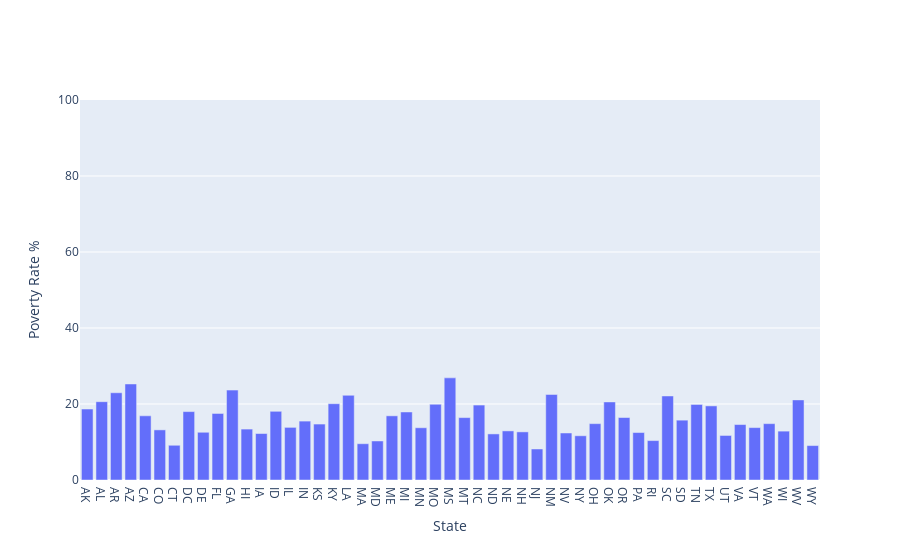

Notebook code cell kept with this figure:
### Markdown cell above
# Chart the Poverty Rate in each US State

Create a bar chart that ranks the poverty rate from highest to lowest by US state. Which state has the highest poverty rate? Which state has the lowest poverty rate?  Bar Plot

### Code cell
poverty_rate = df_pct_poverty.groupby(['Geographic Area'], as_index=False).agg(Mean_Poverty_Rate=('poverty_rate', 'mean')).round(2)
# poverty_rate = poverty_rate.sort_values('Mean_Poverty_Rate', ascending=True)

fig = go.Figure()
fig.add_trace(go.Bar(x=poverty_rate['Geographic Area'], 
                     y=poverty_rate.Mean_Poverty_Rate,
                     hovertemplate="<br>State=%{x}<br>Povery Rate=%{y}%<extra></extra>"))
fig.update_layout(legend_title_text = "Poverty Rate in each US State")
fig.update_xaxes(title_text="State")
fig.update_yaxes(title_text="Poverty Rate %", range=[0, 100]
)
fig.show()

### Figure 1 — Plotly figure (JSON) as saved in the notebook; plotly's stock layout.template omitted (floating-point values rounded to 4 significant figures)
{"data": [{"hovertemplate": "<br>State=%{x}<br>Povery Rate=%{y}%<extra></extra>", "type": "bar", "x": ["AK", "AL", "AR", "AZ", "CA", "CO", "CT", "DC", "DE", "FL", "GA", "HI", "IA", "ID", "IL", "IN", "KS", "KY", "LA", "MA", "MD", "ME", "MI", "MN", "MO", "MS", "MT", "NC", "ND", "NE", "NH", "NJ", "NM", "NV", "NY", "OH", "OK", "OR", "PA", "RI", "SC", "SD", "TN", "TX", "UT", "VA", "VT", "WA", "WI", "WV", "WY"], "y": [18.68, 20.61, 22.96, 25.27, 16.89, 13.19, 9.14, 18, 12.56, 17.51, 23.66, 13.4, 12.23, 18.08, 13.85, 15.5, 14.72, 20.08, 22.29, 9.55, 10.27, 16.89, 17.9, 13.75, 19.93, 26.88, 16.42, 19.72, 12.13, 12.92, 12.66, 8.16, 22.51, 12.37, 11.64, 14.83, 20.55, 16.44, 12.49, 10.37, 22.11, 15.75, 19.89, 19.5, 11.72, 14.59, 13.79, 14.83, 12.86, 21.08, 9.06]}], "layout": {"legend": {"title": {"text": "Poverty Rate in each US State"}}, "xaxis": {"title": {"text": "State"}}, "yaxis": {"range": [0, 100], "title": {"text": "Poverty Rate %"}}}}
